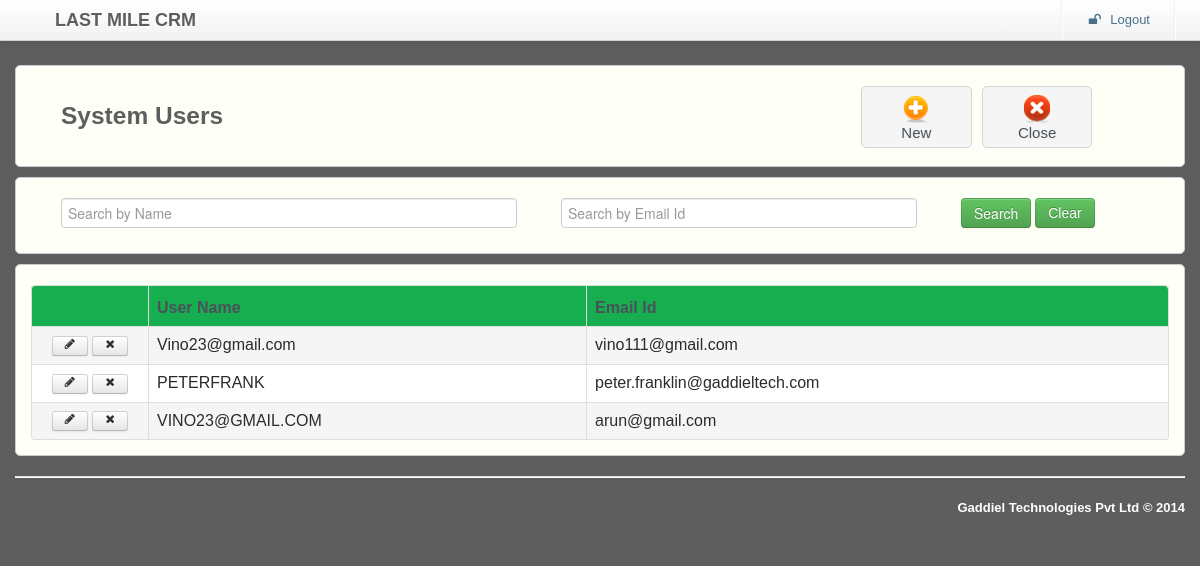
Page /master/systemUsers/systemUsers.php on the committed database.
### tables this page shows
CREATE TABLE IF NOT EXISTS `SYSTEM_USERS` (
  `CREATED_BY` varchar(60) NOT NULL DEFAULT '-1',
  `CREATED_DATE` date NOT NULL DEFAULT '0000-00-00',
  `LAST_UPDATE_BY` varchar(60) NOT NULL DEFAULT '-1',
  `LAST_UPDATE_DATE` timestamp NOT NULL DEFAULT CURRENT_TIMESTAMP ON UPDATE CURRENT_TIMESTAMP,
  `ID` int(10) NOT NULL AUTO_INCREMENT,
  `USER_NAME` varchar(60) NOT NULL,
  `EMAIL_ID` varchar(120) NOT NULL,
  `PASSWORD` varchar(240) DEFAULT NULL,
  PRIMARY KEY (`ID`)
);

### master/systemUsers/systemUsers.php (the view, shortened to what this page needs)
<html lang="en"><head><meta http-equiv="Content-Type" content="text/html; charset=UTF-8">
    <link rel="stylesheet" type="text/css" href="../../resources/css/bootstrap.min.css" >
    <link rel="stylesheet" type="text/css" href="../../resources/css/bootstrap-responsive.min.css" >
    <link rel="stylesheet" type="text/css" href="../../resources/css/alveolae.css">
    <link rel="stylesheet" type="text/css" href="../../resources/css/font-awesome.css">
    <link rel="stylesheet" type="text/css" href="../../resources/css/footable.core.css?v=2-0-1">
    <link rel="stylesheet" type="text/css" href="../../resources/css/footable-demos.css">
</head>
<body>
<?php include($_SERVER['DOCUMENT_ROOT'].'/lastMileCRM/header.php'); ?>
	<form action="" method="POST" name="forms">
	<div id="main-content">
		<div class="container">
			<div class="row">
			   <div class="span12 desktop">
				 <div class="widget">
					<div class="widget-content ">
						<div class="span8"><h3>System Users</h3></div>
						<div class="span3">
							<div class="box-holder">
                                 <a href="addSystemUsers.php" onClick="newPage()">
                                 <div class="box"><img src="../../resources/images/e-add.png"/></br>New</div></a>
                            </div>
							 <div class="box-holder">
							   <a href="../master.php">
							   <div class="box"><img src="../../resources/images/e-close.png"/></br>Close</div></a>
                             </div>
						</div>
					</div>
				</div>
			 </div>
					<div class="span12">
					    <div class="widget">
						<div class="widget-content">
	                        <div class="span5"><input type="text" autofocus class="span5" placeholder="Search by Name"  id="searchUserName" name="searchUserName"/></div>
							<div class="span4"><input type="text" class="span4" placeholder="Search by Email Id" id="searchEmailId" name="searchEmailId"/></div>
							<div class="span2"><input type="submit" class="btn btn-success " onClick="searchvalue()" value="Search"> <a href="#" class="btn btn-success " onClick="clearvalue()">Clear</a></div>
						</div>
					   </div>
			  </div>
				<div class="span12">
					<div class="widget-content">
						<div class="tab-content">
							<div class="tab-pane active" id="demo">
							<table class="table demo table-bordered " data-filter="#filter" data-page-size="5"
							       data-page-previous-text="prev" data-page-next-text="next">
								<thead>
									   <tr class="widget-header">
										<th ></th>
                                        <th data-toggle="true">User Name</th>
										<th data-hide="phone,tablet">Email Id</th>
									</tr>
								</thead>
								<tbody id="gridvaluediv" class="mytable1">
								 <?php
								    $pdo = Database::connect();
									$pdo->setAttribute(PDO::ATTR_ERRMODE, PDO::ERRMODE_EXCEPTION);
									$result = $pdo->prepare("SELECT ID,USER_NAME,EMAIL_ID FROM SYSTEM_USERS ORDER BY ID DESC");
		                            $result->execute();
		                            for($i=0; $row = $result->fetch(); $i++){
			 				      ?>
									<tr Style="cursor:pointer;">
                                    <td class="actions">
											<a href="editSystemUsers.php?id=<?php echo $row['ID']; ?>" class="btn btn-small "><i class="icon-pencil"></i></a>
											<a href="deleteSystemUsers.php?id=<?php echo $row['ID']; ?>" class="btn btn-small" onclick="return confirm('Are you sure?')"><i class="icon-remove"></i></a>
										</td>
										<td><?php  echo $row['USER_NAME'];?></td>
										<td><?php  echo $row['EMAIL_ID'];?></td>
									</tr>
								  <?php } ?>
								</tbody>
							</table>
							</div>
						</div>
					</div>
				</div>
			</div>
			<?php include($_SERVER['DOCUMENT_ROOT'].'/lastMileCRM/footer.php'); ?>
		</div>
	</div>
     </form>
</body>
</html>

### resources/css/alveolae.css (style rules this page uses)
body { background-color: #5e5e5e; font-family: 'Asap', sans-serif; }
h3 { margin-bottom: 15px; font-weight: 700; color: #5e5e5e; }
#main-content { padding-top: 60px; }
label, input, button, select, textarea { cursor: default; }
.box-holder { width: 25%; display: table-cell; }
.box-holder a { text-decoration: none; }
.box { height: 50px; padding: 5px; margin-right: 10px; font-size: 15px; text-align: center; color: #4A515B; background: #F5F5F5; border: 1px solid #D5D5D5; border-radius: 5px; text-shadow: 1px 1px 1px #EDEDED; }
.widget { clear: both; width: auto; position: relative; margin-bottom: 10px; }
.widget-header { position: relative; height: 40px; background: #17ae4f; border: 1px solid #CCCCCC; -webkit-border-top-left-radius: 5px; -webkit-border-top-right-radius: 5px; -moz-border-radius-topleft: 5px; -moz-border-radius-topright: 5px; border-top-left-radius: 5px; border-top-right-radius: 5px; }
.widget-content { padding: 20px 15px 15px; background: #fefff7; border: 1px solid #CCCCCC; -moz-border-radius: 5px; -webkit-border-radius: 5px; border-radius: 5px; }
.widget-content:before, .widget-content:after { content:""; display:table; clear:both; }
.table th { text-align: left; color: #4A515B; }
.table .actions { width: 100px; text-align: center; }
.table { display: table; margin: 0 auto; }
.desktop { display:block; }

### resources/css/footable.core.css (style rules this page uses)
.footable { width: 100%; }
.footable > thead > tr > th { -webkit-touch-callout: none; -webkit-user-select: none; -khtml-user-select: none; -moz-user-select: -moz-none; -ms-user-select: none; user-select: none; }

### resources/css/footable-demos.css (style rules this page uses)
body { color:#2B2B2B; font-family: 'trebuchet MS' , 'Lucida sans' , Arial; }

### master/systemUsers/systemUsers.php (style rules this page uses)
.oddtr { background-color:#FFFFFF; }
.eventr { background-color:#F5F5F5; }

### rows in the picture
system_users: USER_NAME "Vino23@gmail.com", EMAIL_ID "vino111@gmail.com"
system_users: USER_NAME "PETERFRANK", EMAIL_ID "peter.franklin@gaddieltech.com"
system_users: USER_NAME "VINO23@GMAIL.COM", EMAIL_ID "arun@gmail.com"
